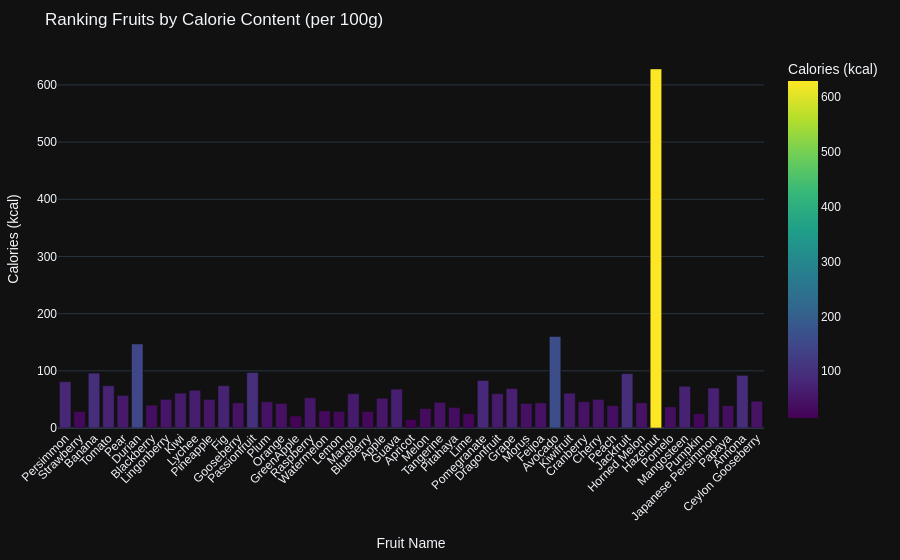

Notebook cell for this chart:
### Code cell
fig_bar =px.bar(df, 
                     x='name', 
                     y='calories', 
                     color='calories',
                     color_continuous_scale='Viridis', 
                     title='Ranking Fruits by Calorie Content (per 100g)',
                     labels={'name': 'Fruit Name', 'calories': 'Calories (kcal)'},
                     template='plotly_dark') 

    # Layout styling
fig_bar.update_layout(
        xaxis_tickangle=-45, 
        margin=dict(t=50, l=25, r=25, b=25),
        font=dict(family="Arial", size=12)
    )
fig_bar.show()

### Figure 1 — Plotly figure (JSON) as saved in the notebook; plotly's stock layout.template omitted (floating-point values rounded to 4 significant figures)
{"data": [{"alignmentgroup": "True", "hovertemplate": "Fruit Name=%{x}<br>Calories (kcal)=%{marker.color}<extra></extra>", "legendgroup": "", "marker": {"color": [81, 29, 96, 74, 57, 147, 40, 50, 61, 66, 50, 74, 44, 97, 46, 43, 21, 53, 30, 29, 60, 29, 52, 68, 15, 34, 45, 36, 25, 83, 60, 69, 43, 44, 160, 61, 46, 50, 39, 95, 44, 628, 37, 73, 25, 70, 39, 92, 47], "coloraxis": "coloraxis", "pattern": {"shape": ""}}, "name": "", "offsetgroup": "", "orientation": "v", "showlegend": false, "textposition": "auto", "type": "bar", "x": ["Persimmon", "Strawberry", "Banana", "Tomato", "Pear", "Durian", "Blackberry", "Lingonberry", "Kiwi", "Lychee", "Pineapple", "Fig", "Gooseberry", "Passionfruit", "Plum", "Orange", "GreenApple", "Raspberry", "Watermelon", "Lemon", "Mango", "Blueberry", "Apple", "Guava", "Apricot", "Melon", "Tangerine", "Pitahaya", "Lime", "Pomegranate", "Dragonfruit", "Grape", "Morus", "Feijoa", "Avocado", "Kiwifruit", "Cranberry", "Cherry", "Peach", "Jackfruit", "Horned Melon", "Hazelnut", "Pomelo", "Mangosteen", "Pumpkin", "Japanese Persimmon", "Papaya", "Annona", "Ceylon Gooseberry"], "xaxis": "x", "y": [81, 29, 96, 74, 57, 147, 40, 50, 61, 66, 50, 74, 44, 97, 46, 43, 21, 53, 30, 29, 60, 29, 52, 68, 15, 34, 45, 36, 25, 83, 60, 69, 43, 44, 160, 61, 46, 50, 39, 95, 44, 628, 37, 73, 25, 70, 39, 92, 47], "yaxis": "y"}], "layout": {"barmode": "relative", "coloraxis": {"colorbar": {"title": {"text": "Calories (kcal)"}}, "colorscale": [[0, "#440154"], [0.1111, "#482878"], [0.2222, "#3e4989"], [0.3333, "#31688e"], [0.4444, "#26828e"], [0.5556, "#1f9e89"], [0.6667, "#35b779"], [0.7778, "#6ece58"], [0.8889, "#b5de2b"], [1, "#fde725"]]}, "font": {"family": "Arial", "size": 12}, "legend": {"tracegroupgap": 0}, "margin": {"b": 25, "l": 25, "r": 25, "t": 50}, "title": {"text": "Ranking Fruits by Calorie Content (per 100g)"}, "xaxis": {"anchor": "y", "domain": [0, 1], "tickangle": -45, "title": {"text": "Fruit Name"}}, "yaxis": {"anchor": "x", "domain": [0, 1], "title": {"text": "Calories (kcal)"}}}}
